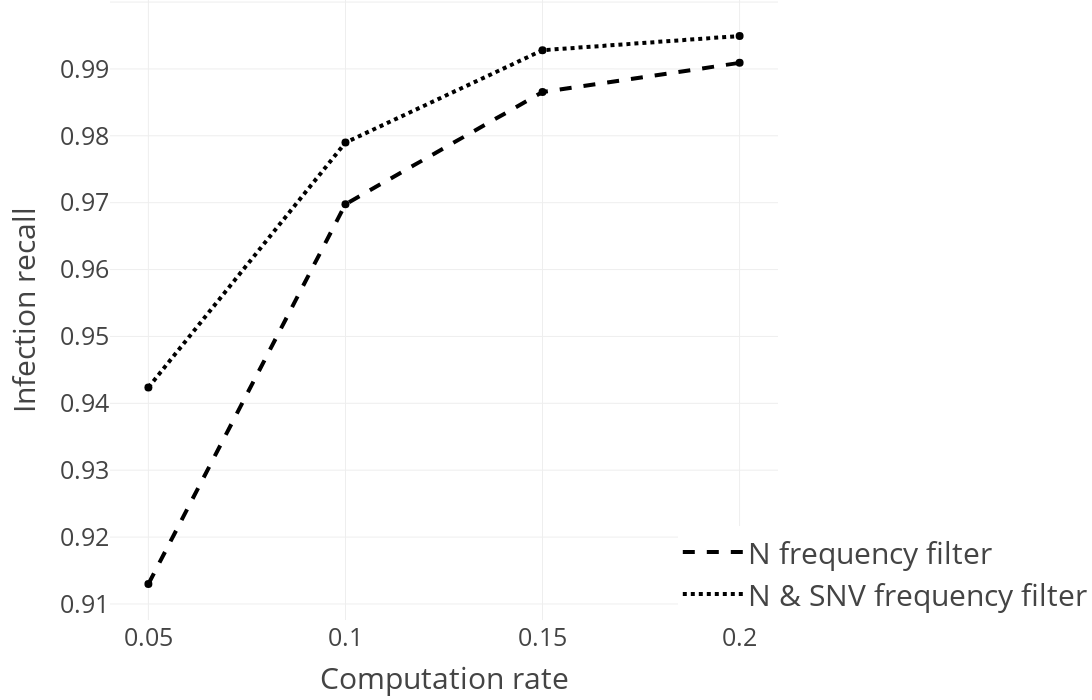

Notebook cell for this chart:
### Markdown cell above
### Infection recall for different filters and computation rates using depth search

### Code cell
sub_fig = get_computation_rate_plot("infection_detection_rate", depth_search_evaluation, "Infection recall", dict(
            x=0.85,
            y=0,
            itemwidth=60,
            xanchor="left",
            yanchor="bottom",
            font=dict(size=30),
        ))

sub_fig.show()

### Figure 1 — Plotly figure (JSON) as saved in the notebook; plotly's stock layout.template omitted (floating-point values rounded to 4 significant figures)
{"data": [{"line": {"color": "black", "dash": "dash", "width": 4}, "mode": "lines", "name": "N frequency filter", "type": "scatter", "x": [0.05, 0.1, 0.15, 0.2], "y": [0.913, 0.9698, 0.9865, 0.9909]}, {"marker": {"color": "black", "size": 8, "symbol": "circle"}, "mode": "markers", "showlegend": false, "text": "", "type": "scatter", "x": [0.05], "y": [0.913]}, {"marker": {"color": "black", "size": 8, "symbol": "circle"}, "mode": "markers", "showlegend": false, "text": "", "type": "scatter", "x": [0.1], "y": [0.9698]}, {"marker": {"color": "black", "size": 8, "symbol": "circle"}, "mode": "markers", "showlegend": false, "text": "", "type": "scatter", "x": [0.15], "y": [0.9865]}, {"marker": {"color": "black", "size": 8, "symbol": "circle"}, "mode": "markers", "showlegend": false, "text": "", "type": "scatter", "x": [0.2], "y": [0.9909]}, {"line": {"color": "black", "dash": "dot", "width": 4}, "mode": "lines", "name": "N & SNV frequency filter", "type": "scatter", "x": [0.05, 0.1, 0.15, 0.2], "y": [0.9424, 0.979, 0.9928, 0.9949]}, {"marker": {"color": "black", "size": 8, "symbol": "circle"}, "mode": "markers", "showlegend": false, "text": "", "type": "scatter", "x": [0.05], "y": [0.9424]}, {"marker": {"color": "black", "size": 8, "symbol": "circle"}, "mode": "markers", "showlegend": false, "text": "", "type": "scatter", "x": [0.1], "y": [0.979]}, {"marker": {"color": "black", "size": 8, "symbol": "circle"}, "mode": "markers", "showlegend": false, "text": "", "type": "scatter", "x": [0.15], "y": [0.9928]}, {"marker": {"color": "black", "size": 8, "symbol": "circle"}, "mode": "markers", "showlegend": false, "text": "", "type": "scatter", "x": [0.2], "y": [0.9949]}], "layout": {"font": {"size": 25}, "height": 700, "legend": {"font": {"size": 30}, "itemwidth": 60, "x": 0.85, "xanchor": "left", "y": 0, "yanchor": "bottom"}, "margin": {"b": 80, "l": 110, "r": 0, "t": 0}, "width": 1200, "xaxis": {"autorange": true, "range": [0.04043, 0.2096], "tickmode": "array", "tickvals": [0.05, 0.1, 0.15, 0.2], "title": {"text": "Computation rate"}, "type": "linear"}, "yaxis": {"autorange": true, "range": [0.9076, 1.0], "title": {"text": "Infection recall"}, "type": "linear"}}}
